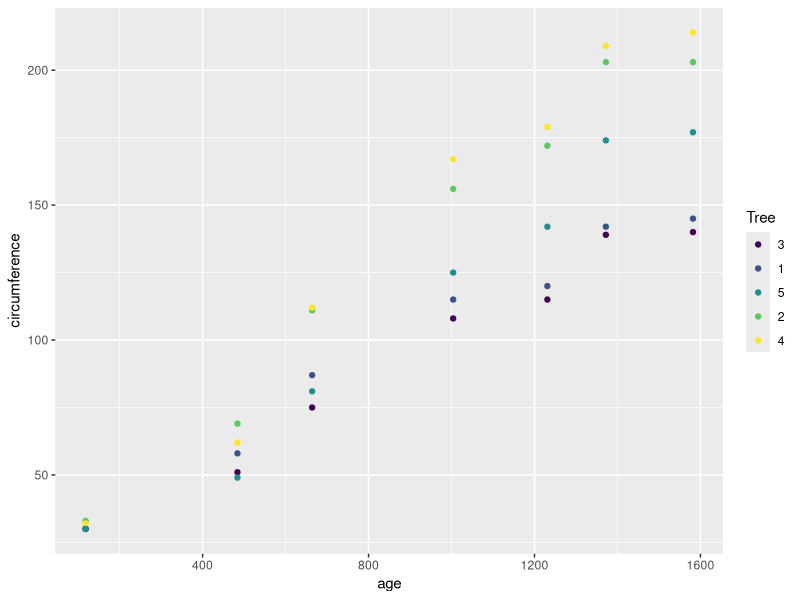
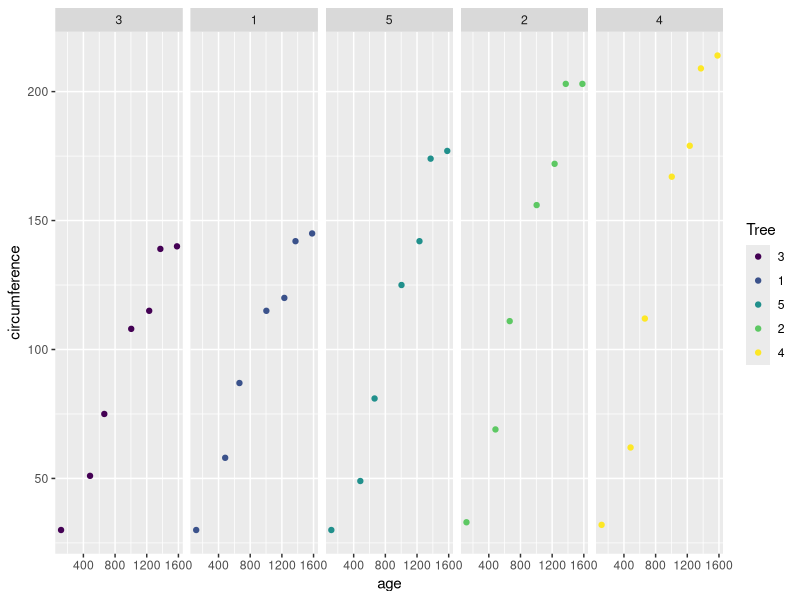
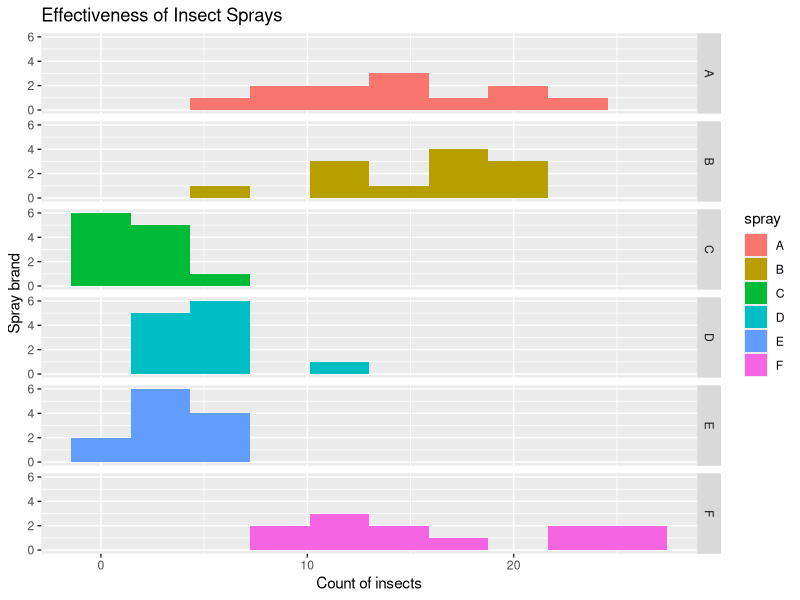
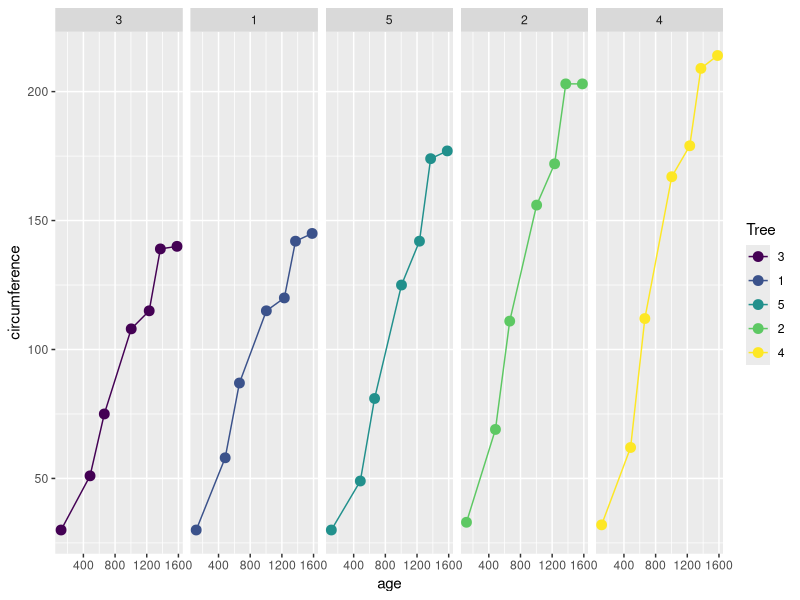

These figures' R source, in order:
## ---- chunk 1
library(ggplot2)
ggplot(Orange, aes(x=age, y=circumference)) + geom_point(aes(color=Tree))
## ---- chunk 2
ggplot(Orange, aes(x=age, y=circumference)) + 
  geom_point(aes(color=Tree)) +
  facet_grid(.~Tree)
## ---- chunk 3
library(ggplot2)
ggplot(InsectSprays, aes(x=count, fill=spray)) +
  geom_bar(stat="bin", bins=10) +
  facet_grid(spray~.) +
  ylab("Spray brand") + 
  xlab("Count of insects") + 
  ggtitle("Effectiveness of Insect Sprays")
## ---- chunk 4
ggplot(Orange, aes(x=age, y=circumference)) + 
  geom_point(aes(color=Tree), size=3) +
  geom_line(aes(color=Tree)) +
  facet_grid(.~Tree)
